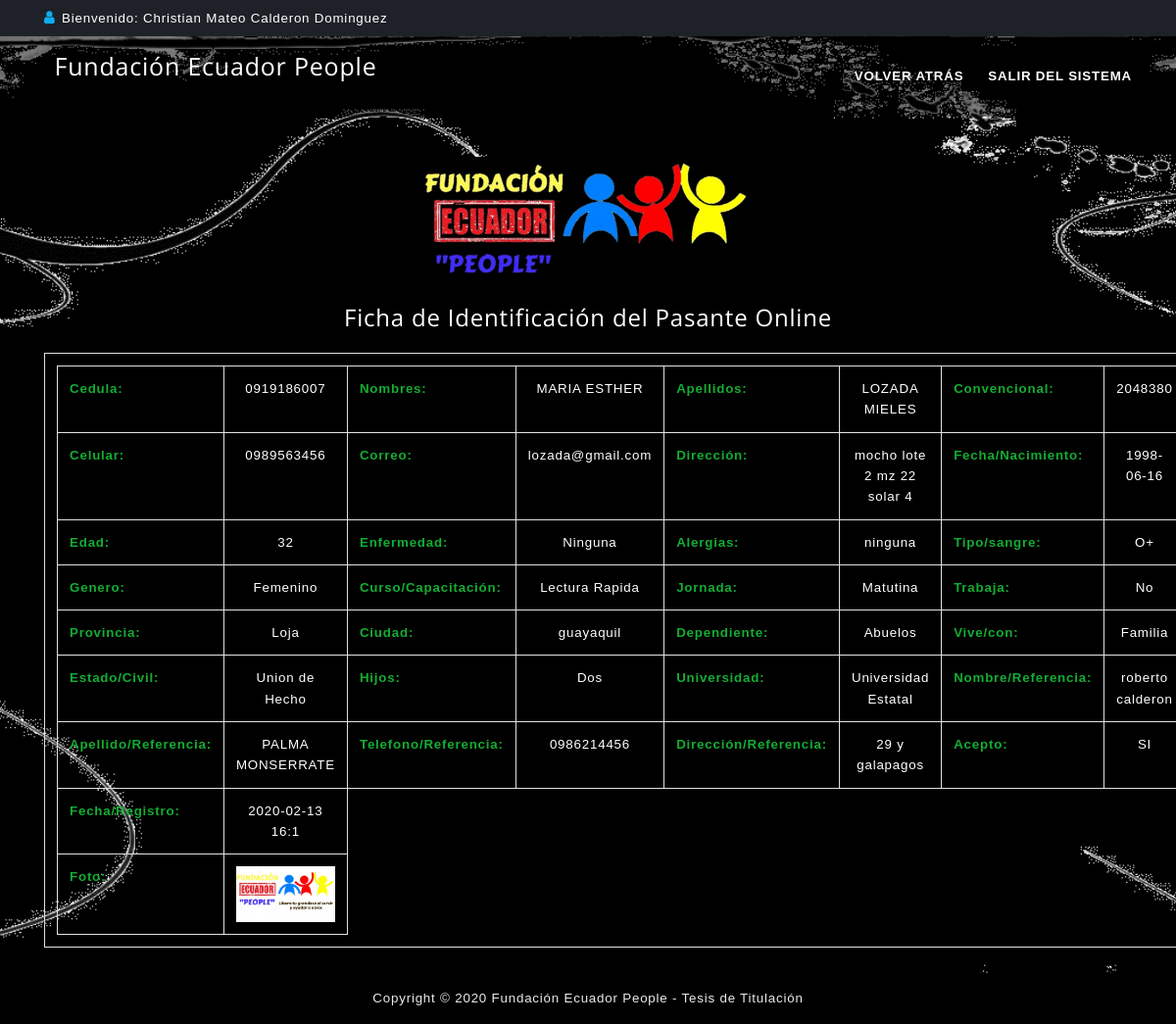
The app's page /SISTEMA_INSTITUCIONAL/ver_pasante_online.php?cargap=ver_pasante_online&ver_pst=0919186007 (signed in) with its own data.
### tables this page shows
CREATE TABLE `tb_pasantes` (
  `pst_id` int(11) NOT NULL,
  `pst_cedula` varchar(10) DEFAULT NULL,
  `pst_nombres` text NOT NULL,
  `pst_apellidos` text NOT NULL,
  `pst_convencional` varchar(10) DEFAULT NULL,
  `pst_celular` varchar(10) DEFAULT NULL,
  `pst_correo` varchar(45) DEFAULT NULL,
  `pst_direccion` varchar(45) DEFAULT NULL,
  `pst_fecha_nacimiento` varchar(25) DEFAULT NULL,
  `pst_edad` text,
  `pst_enfermedad` text,
  `pst_alergias` text,
  `pst_tipo_sangre` varchar(10) DEFAULT NULL,
  `pst_genero` text,
  `pst_curso` text,
  `pst_jornada` text,
  `pst_trabaja` text,
  `pst_provincia` text,
  `pst_ciudad` text,
  `pst_dependiente` text NOT NULL,
  `pst_vive` text,
  `pst_civil` text,
  `pst_hijos` text,
  `pst_universidad` text,
  `pst_nombre_ref` text,
  `pst_apellidos_ref` text,
  `pst_direccion_ref` varchar(35) DEFAULT NULL,
  `pst_tlf_ref` varchar(10) DEFAULT NULL,
  `pst_foto` text,
  `pst_aceptar` text,
  `pst_fecha` varchar(15) DEFAULT NULL
);

### SISTEMA_INSTITUCIONAL/ver_pasante_online.php (the view, shortened to what this page needs)
<?php
$objConexion = new conexion();
$conexion = $objConexion->getConexion();
$cedula = $_GET['ver_pst'];
$query = "SELECT * FROM titulacion_6to_c.tb_pasantes WHERE pst_cedula = :CEDULA";
$stmt = $conexion->prepare($query);
$stmt->bindParam(":CEDULA",$cedula,PDO::PARAM_STR,13);
$stmt->execute();
$row = $stmt->fetch(PDO::FETCH_ASSOC);
?>
<!DOCTYPE html>
<html class="no-js" lang="zxx">
<head>
    <link href="../assets/css/bootstrap.min.css" rel="stylesheet">
    <link href="../assets/css/plugins/slicknav.min.css" rel="stylesheet">
    <link href="../assets/css/plugins/magnific-popup.css" rel="stylesheet">
    <link href="../assets/css/plugins/owl.carousel.min.css" rel="stylesheet">
    <link href="../assets/css/plugins/gijgo.css" rel="stylesheet">
    <link href="../assets/css/font-awesome.css" rel="stylesheet">
    <link href="../assets/css/reset.css" rel="stylesheet">
    <link href="../assets/css/main.css" rel="stylesheet">
    <link href="../style.css" rel="stylesheet">
    <link href="../assets/css/responsive.css" rel="stylesheet">
</head>
<body class="loader-active" style="background-image: url('imagen/fondo_negro2.jpg'); background-position: center center;
      background-repeat: no-repeat;
    background-attachment: fixed;
    background-size: cover;">
    <header id="header-area" class="fixed-top">
        <div id="header-top" class="d-none d-xl-block">
            <div class="container">
                <div class="row">
                    <div class="col-lg-12 text-left">
                        <i class="fa fa-user"></i> <?php echo 'Bienvenido: '.$_SESSION['nombres'].' '.$_SESSION['apellidos']; ?>
                    </div>
                </div>
            </div>
        </div>
        <div id="header-bottom" style="background-color:rgba(0,0,0,0.5);">
            <div class="container">
                <div class="row">
                    <div class="col-lg-4">
                    <h1 style="color:#fff; font-size: 25px;">Fundación Ecuador People</h1>
                    </div>
                    <div class="col-lg-8 d-none d-xl-block">
                        <nav class="mainmenu alignright">
                            <ul>
                                <li><a href="online_pasantes.php?func=mostrar">Volver Atrás</a></li>
                                <li><a href="document.php?func=close">Salir del Sistema</a></li>
                            </ul>
                        </nav>
                    </div>
                </div>
            </div>
        </div>
    </header>
    <section id="lgoin-page-wrap" style="margin-top:150px;" class="section-padding">
        <div class="container">
        <center><img src="../icono.jpg" style="width: 30%; height: 30%;"></center><br>
        <h2 style="text-align: center; color: #fff; font-size: 1.5rem;">Ficha de Identificación del Pasante Online</h2><br>
        <table class="table table-bordered" style="color: #fff;">
        <tr>
        <td width=80%>
        <table>
        <tr>
        <th style="color:#14ad33;">Cedula:</th>
        <td scope="row" ><?php echo $row['pst_cedula']; ?></td>
        <th style="color:#14ad33;">Nombres:</th>
        <td scope="row" ><?php echo $row['pst_nombres']; ?></td>
        <th style="color:#14ad33;">Apellidos:</th>
        <td scope="row" ><?php echo $row['pst_apellidos']; ?></td>
        <th style="color:#14ad33;">Convencional:</th>
        <td scope="row" ><?php echo $row['pst_convencional']; ?></td>
        </tr>
        <tr>
        <th style="color:#14ad33;">Celular:</th>
        <td scope="row" ><?php echo $row['pst_celular']; ?></td>
        <th style="color:#14ad33;">Correo:</th>
        <td scope="row" ><?php echo $row['pst_correo']; ?></td>
        <th style="color:#14ad33;">Dirección:</th>
        <td scope="row" ><?php echo $row['pst_direccion']; ?></td>
        <th style="color:#14ad33;">Fecha/Nacimiento:</th>
        <td scope="row" ><?php echo $row['pst_fecha_nacimiento']; ?></td>
        </tr>
        <tr>
        <th style="color:#14ad33;">Edad:</th>
        <td scope="row" ><?php echo $row['pst_edad']; ?></td>
        <th style="color:#14ad33;">Enfermedad:</th>
        <td scope="row" ><?php echo $row['pst_enfermedad']; ?></td>
        <th style="color:#14ad33;">Alergias:</th>
        <td scope="row" ><?php echo $row['pst_alergias']; ?></td>
        <th style="color:#14ad33;">Tipo/sangre:</th>
        <td scope="row" ><?php echo $row['pst_tipo_sangre']; ?></td>
        </tr>
        <tr>
        <th style="color:#14ad33;">Genero:</th>
        <td scope="row" ><?php echo $row['pst_genero']; ?></td>
        <th style="color:#14ad33;">Curso/Capacitación:</th>
        <td scope="row" ><?php echo $row['pst_curso']; ?></td>
        <th style="color:#14ad33;">Jornada:</th>
        <td scope="row" ><?php echo $row['pst_jornada']; ?></td>
        <th style="color:#14ad33;">Trabaja:</th>
        <td scope="row" ><?php echo $row['pst_trabaja']; ?></td>
        </tr>
        <tr>
        <th style="color:#14ad33;">Provincia:</th>
        <td scope="row" ><?php echo $row['pst_provincia']; ?></td>
        <th style="color:#14ad33;">Ciudad:</th>
        <td scope="row" ><?php echo $row['pst_ciudad']; ?></td>
        <th style="color:#14ad33;">Dependiente:</th>
        <td scope="row" ><?php echo $row['pst_dependiente']; ?></td>
        <th style="color:#14ad33;">Vive/con:</th>
        <td scope="row" ><?php echo $row['pst_vive']; ?></td>
        </tr>
        <tr>
        <th style="color:#14ad33;">Estado/Civil:</th>
        <td scope="row" ><?php echo $row['pst_civil']; ?></td>
        <th style="color:#14ad33;">Hijos:</th>
        <td scope="row" ><?php echo $row['pst_hijos']; ?></td>
        <th style="color:#14ad33;">Universidad:</th>
        <td scope="row" ><?php echo $row['pst_universidad']; ?></td>
        <th style="color:#14ad33;">Nombre/Referencia:</th>
        <td scope="row" ><?php echo $row['pst_nombre_ref']; ?></td>
        </tr>
        <tr>
        <th style="color:#14ad33;">Apellido/Referencia:</th>
        <td scope="row" ><?php echo $row['pst_apellidos_ref']; ?></td>
        <th style="color:#14ad33;">Telefono/Referencia:</th>
        <td scope="row" ><?php echo $row['pst_tlf_ref']; ?></td>
        <th style="color:#14ad33;">Dirección/Referencia:</th>
        <td scope="row" ><?php echo $row['pst_direccion_ref']; ?></td>
        <th style="color:#14ad33;">Acepto:</th>
        <td scope="row" ><?php echo $row['pst_aceptar']; ?></td>
        </tr>
        <tr>
        <th style="color:#14ad33;">Fecha/Registro:</th>
        <td scope="row" ><?php echo $row['pst_fecha']; ?></td>
        </tr>
            <?php $img = '<img src="../appws/files/foto/cufo_'. $row["pst_id"].".".$row["pst_foto"].'">'; ?>
        <tr>
        <th style="color:#14ad33;">Foto:</th>
        <td scope="row" ><?php echo $img;?></td>
        </tr>
        </table>
        </td>
        </tr>
    </table>
</div>
    </section>
        <div class="footer-bottom-area">
            <div class="container">
                <div class="row">
                    <div class="col-lg-12 text-center">
                        Copyright &copy; <script>document.write(new Date().getFullYear());</script> Fundación Ecuador People - Tesis de Titulación
                    </div>
                </div>
            </div>
        </div>
</body>
</html>

### assets/css/main.css (style rules this page uses)
body { background-image:url('../imagen/FONDO DE PANTALLA2.jpg'); font-family:arial, helvetica, sans-serif; font-size:10pt; margin:0; padding:0; text-align:center; }
img, fieldset { border:None; }
h1, h2, h3 { font-weight:normal; margin:0; padding:0; }
th { font-weight:bold; text-align:left; padding-left:3.5px; }

### style.css (style rules this page uses)
.section-padding { padding:10px 0; }
#header-area, #header-area a { color: #fff; }
#header-top { background-color: #1e2228; padding: 8px 0; }
#header-top i { color: #0fadf0; font-size: 15px; margin-right: 2px; }
#header-bottom { background-color: rgba(0, 0, 0, 0.3); padding: 15px 0; -webkit-transition: all 0.4s ease 0s; transition: all 0.4s ease 0s; }
.mainmenu ul li { float: left; position: relative; }
.mainmenu ul li a { display: block; font-weight: 700; margin-left: 25px; padding: 15px 0; text-transform: uppercase; -webkit-transition: all 0.4s ease 0s; transition: all 0.4s ease 0s; }
#header-bottom .container { position: relative; }
.slicknav_nav { background-color: #000; border-top: 1px solid #ffd000; position: absolute; top: 65px; width: 100%; }
.slicknav_nav ul, .slicknav_nav ul li a, .slicknav_nav ul li.slicknav_parent a { margin: 0; -webkit-transition: 0.4s; transition: 0.4s; text-transform: uppercase; }
.footer-bottom-area { background-color: #000; color: #eaeaea; padding: 15px 0; }
html, body, #slideslow-bg, #slideslow-bg div { height: 100%; }
.table { text-align: center; }
th, td { vertical-align: top; border: 2px solid #000; }

### records on screen
tb_pasantes: pst_cedula "0919186007", pst_nombres "MARIA ESTHER", pst_apellidos "LOZADA MIELES", pst_convencional "2048380", pst_celular "0989563456", pst_correo "lozada@gmail.com", pst_direccion "mocho lote 2 mz 22 solar 4", pst_fecha_nacimiento "1998-06-16", pst_edad "32", pst_enfermedad "Ninguna", pst_alergias "ninguna", pst_tipo_sangre "O+", pst_genero "Femenino", pst_curso "Lectura Rapida", pst_jornada "Matutina", pst_trabaja "No", pst_provincia "Loja", pst_ciudad "guayaquil", pst_dependiente "Abuelos", pst_vive "Familia", pst_civil "Union de Hecho", pst_hijos "Dos", pst_universidad "Universidad Estatal", pst_nombre_ref "roberto calderon", pst_apellidos_ref "PALMA MONSERRATE", pst_tlf_ref "0986214456", pst_direccion_ref "29 y galapagos", pst_aceptar "SI", pst_fecha "2020-02-13 16:1"

### other values on screen
$_SESSION['nombres'] "Christian Mateo"
$_SESSION['apellidos'] "Calderon Dominguez"
